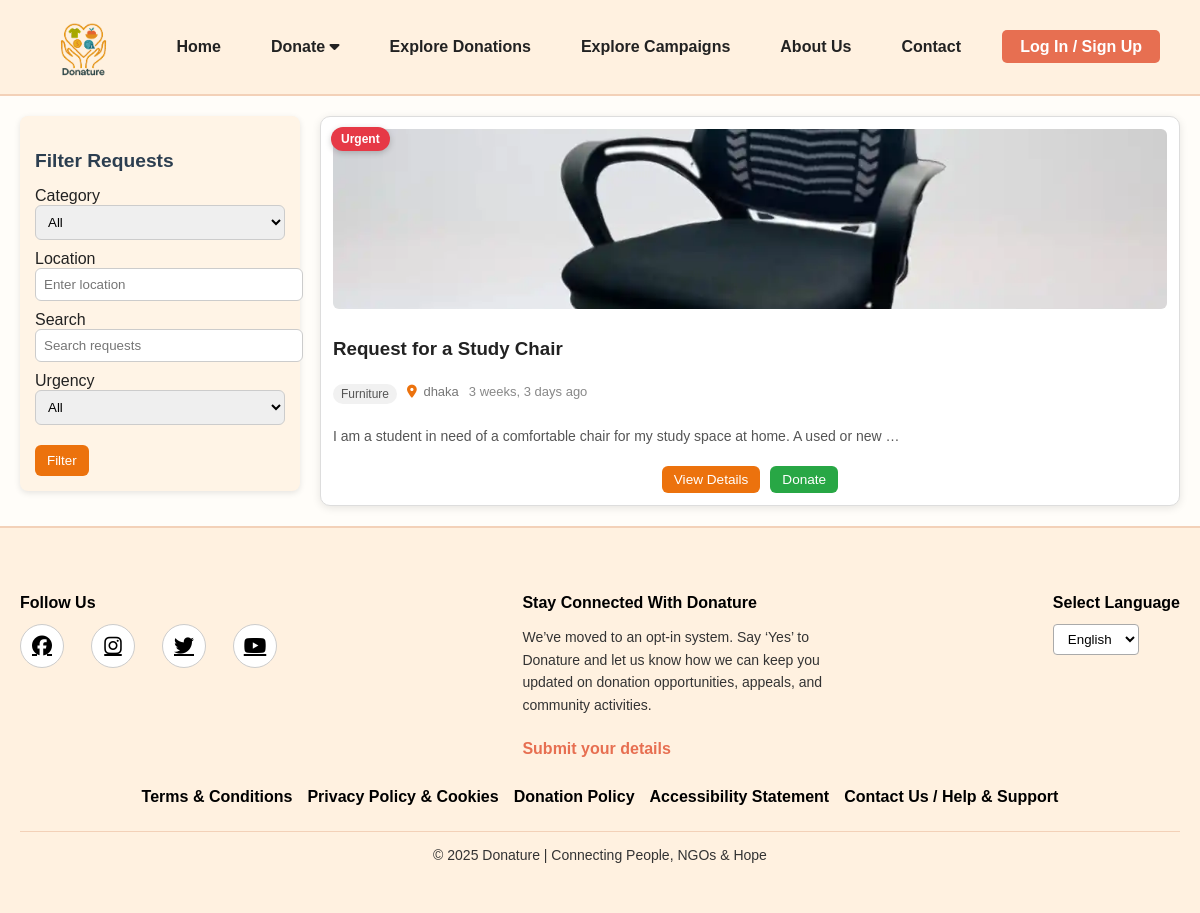
The page /donate-to-requests/ on the database its author committed.
### donations/models.py (models this page shows, shortened)
class RequestItem(models.Model):
    STATUS_CHOICES = (
        ('pending', 'Pending Approval'),
        ('approved', 'Approved'),
        ('rejected', 'Rejected'),
    )
    URGENCY_CHOICES = (
        ('low', 'Low'),
        ('medium', 'Medium'),
        ('high', 'High'),
    )
    requester = models.ForeignKey(
        User,
        on_delete=models.CASCADE,
        limit_choices_to={'user_type': 'donor/recipient'},
        related_name="requests"
    )
    image = models.ImageField(upload_to="request_items/", blank=True, null=True)
    title = models.CharField(max_length=200)
    category = models.ForeignKey(Category, on_delete=models.CASCADE, null=True, blank=True)
    quantity = models.PositiveIntegerField(default=1)
    description = models.TextField()
    needed_before = models.DateField(blank=True, null=True)
    delivery_location = models.CharField(max_length=255, blank=True, null=True)
    contact_number = models.CharField(max_length=20, blank=True, null=True)
    notify_immediately = models.BooleanField(default=False)
    urgency = models.CharField(
        max_length=6,
        choices=URGENCY_CHOICES,
        default='low',
        help_text="Set the urgency of this request."
    )
    status = models.CharField(max_length=20, choices=STATUS_CHOICES, default='pending')
    created_at = models.DateTimeField(auto_now_add=True)
    approved_at = models.DateTimeField(blank=True, null=True)

class Category(models.Model):
    name = models.CharField(max_length=100)
    description = models.TextField(blank=True)
    icon = models.CharField(max_length=50, blank=True)
    class Meta:
        verbose_name_plural = "Categories"

### donations/views.py (the view)
# urls.py: path("donate-to-requests/", views.donate_to_requests, name="donate_to_requests"),
def donate_to_requests(request):
    requests_list = RequestItem.objects.filter(status='approved')
    requests_list = requests_list.exclude(donations__isnull=False)
    category_id = request.GET.get('category')
    location = request.GET.get('location')
    search = request.GET.get('search')
    urgency = request.GET.get('urgency')
    if category_id:
        requests_list = requests_list.filter(category_id=category_id)
    if location:
        requests_list = requests_list.filter(delivery_location__icontains=location)
    if search:
        requests_list = requests_list.filter(title__icontains=search)
    if urgency:
        requests_list = requests_list.filter(urgency=urgency)
    categories = Category.objects.all()
    context = {
        "requests_list": requests_list,
        "categories": categories,
        "selected_category": category_id or "",
        "location": location or "",
        "search": search or "",
        "urgency": urgency or "",
    }
    return render(request, "donations/donate_to_requests.html", context)

### custom_admin/views.py (called while the page is built)
def admin_context(request):
    if request.user.is_authenticated and request.user.user_type == 'admin':
        return {
            'pending_ngos_count': User.objects.filter(user_type='ngo', is_approved=False).count(),
            'pending_campaigns_count': Campaign.objects.filter(status='pending').count(),
            'pending_requests_count': RequestItem.objects.filter(status='pending').count(),
        }
    return {}

### donations/context_processors.py (called while the page is built)
def notifications_context(request):
    if request.user.is_authenticated:
        notifications = Notification.objects.filter(user=request.user).order_by('-created_at')[:5]
        unread_count = Notification.objects.filter(user=request.user, is_read=False).count()
    else:
        notifications = []
        unread_count = 0
    return {
        'notifications': notifications,
        'notifications_unread_count': unread_count
    }

### donations/templates/donations/donate_to_requests.html (shortened to what this page needs)
{% extends "donations/base.html" %}
{% load static %}
{% load humanize %}
{% block content %}
<link rel="stylesheet" href="{% static 'donations/css/donate_to_requests.css' %}">
<div class="donate-requests-container">
    <aside class="filters-sidebar">
        <h3>Filter Requests</h3>
        <form method="get">
            <div class="form-group">
                <label for="category">Category</label>
                <select name="category" id="category">
                    <option value="">All</option>
                </select>
            </div>
            <div class="form-group">
                <label for="location">Location</label>
                <input type="text" name="location" id="location" value="{{ location }}" placeholder="Enter location">
            </div>
            <div class="form-group">
                <label for="search">Search</label>
                <input type="text" name="search" id="search" value="{{ search }}" placeholder="Search requests">
            </div>
            <div class="form-group">
                <label for="urgency">Urgency</label>
                <select name="urgency" id="urgency">
                    <option value="">All</option>
                </select>
            </div>
            <button type="submit" class="btn btn-filter">Filter</button>
        </form>
    </aside>
    <section class="requests-grid">
        {% if requests_list %}
            {% for req in requests_list %}
            <div class="request-card {{ req.urgency }}">
                {% if req.image %}
                <img src="{{ req.image.url }}" alt="{{ req.title }}">
                {% endif %}
                {% if req.urgency == "high" %}
                    <span class="badge urgent">Urgent</span>
                {% endif %}
                <h3>{{ req.title }}</h3>
                <div class="meta-info">
                    <span class="category">{{ req.category.name }}</span>
                    <span class="location"><i class="fas fa-map-marker-alt"></i> {{ req.delivery_location }}</span>
                    <span class="posted-time">{{ req.created_at|timesince }} ago</span>
                </div>
                <p class="desc">{{ req.description|truncatewords:20 }}</p>
                <div class="request-actions">
                    <a href="{% url 'request_detail' req.id %}" class="btn btn-details">View Details</a>
                    {% if request.user.is_authenticated %}
    <a href="{% url 'donate_item_to_request' req.id %}" class="btn btn-donate">Donate</a>
{% else %}
    <a href="#" class="btn btn-donate" onclick="openModal('loginModal')">Donate</a>
{% endif %}
                </div>
            </div>
            {% endfor %}
        {% else %}
            <div class="no-results">
                <i class="fas fa-search fa-3x"></i>
                <h3>No donation request matches your filters</h3>
                <p>Try adjusting the filters or check back later for new requests.</p>
            </div>
        {% endif %}
    </section>
</div>
{% endblock %}

### donations/static/donations/css/base.css (style rules this page uses)
body { margin: 0; font-family: Arial, sans-serif; background-color: #fffdf9; color: #222; overflow-x: hidden; }

### donations/static/donations/css/donate_to_requests.css (style rules this page uses)
.donate-requests-container { display: flex; gap: 20px; margin: 20px; flex-wrap: wrap; align-items: flex-start; }
.filters-sidebar { width: 250px; background-color: #fff4e6; padding: 15px; border-radius: 8px; box-shadow: 0 2px 6px rgba(0,0,0,0.1); height: fit-content; position: sticky; top: 20px; }
.filters-sidebar h3 { margin-bottom: 15px; color: #2c3e50; font-size: 1.2rem; }
.filters-sidebar .form-group { margin-bottom: 10px; }
.filters-sidebar select, .filters-sidebar input { width: 100%; padding: 8px; border-radius: 6px; border: 1px solid #ccc; }
.btn-filter { background: #ec720d; color: #fff; border: none; padding: 8px 12px; border-radius: 6px; cursor: pointer; margin-top: 10px; }
.requests-grid { flex: 1; display: grid; grid-template-columns: repeat(auto-fit, minmax(250px, 1fr)); gap: 15px; max-width: 1000px; margin: 0 auto; }
.request-card { position: relative; border: 1px solid #ddd; padding: 12px; border-radius: 10px; background: #fff; box-shadow: 0 2px 8px rgba(0,0,0,0.1); display: flex; flex-direction: column; transition: transform 0.2s ease, box-shadow 0.2s ease; }
.request-card img { width: 100%; height: 180px; border-radius: 6px; object-fit: cover; margin-bottom: 10px; }
.badge.urgent { position: absolute; top: 10px; left: 10px; background: #e63946; color: #fff; font-size: 12px; font-weight: bold; padding: 5px 10px; border-radius: 20px; box-shadow: 0 2px 6px rgba(0,0,0,0.2); }
.meta-info { display: flex; flex-wrap: wrap; gap: 10px; font-size: 13px; color: #777; margin: 6px 0 10px 0; }
.meta-info .category { background: #f1f1f1; color: #555; padding: 3px 8px; border-radius: 12px; font-size: 12px; font-weight: 500; }
.meta-info .location i { color: #ec720d; margin-right: 3px; }
.meta-info .posted-time { color: #888; }
.desc { font-size: 0.875rem; color: #555; margin-bottom: 12px; }
.request-actions { display: flex; justify-content: space-between; margin-top: auto; }
.btn-donate, .btn-details { padding: 6px 12px; border-radius: 6px; text-decoration: none; text-align: center; font-weight: 500; font-size: 0.85rem; transition: background 0.3s ease, transform 0.2s ease; }
.btn-donate { background: #28a745; color: #fff; }
.btn-details { background: #ec720d; color: #fff; }
.request-actions { display: flex; justify-content: center; gap: 10px; margin-top: 10px; flex-wrap: wrap; }

### rows shown on the page
RequestItem: image (picture), urgency "Urgent", title "Request for a Study Chair", category.name "Furniture", delivery_location "dhaka", created_at "3 weeks, 3 days", description "I am a student in need of a comfortable chair for my study space at home. A used or new …"
